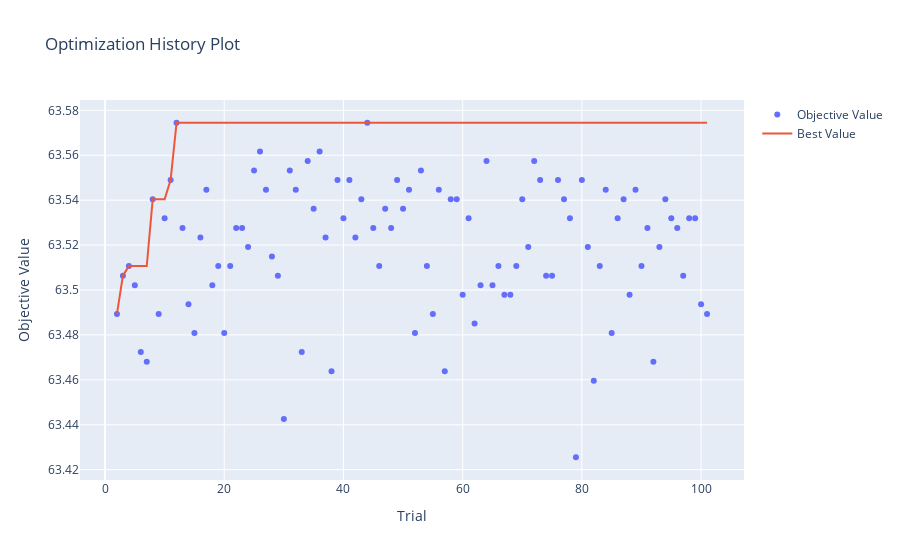

The notebook cell this image was saved under:
### Code cell
# objective vs.trial number
plot_optimization_history(study)
